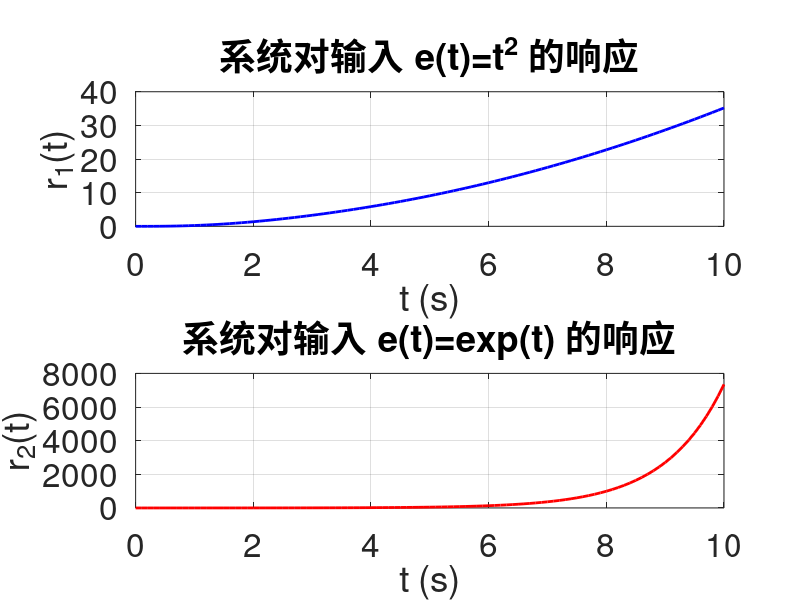

MATLAB code for this plot:
clear;
close all;
clc;


% ex03_04.m  |  例3.4 · lsim 特解  |  AI 生成，已校验，R2023b
% 系统微分方程: r''(t) + 2r'(t) + 3r(t) = e'(t) + e(t)
% 传递函数: H(s) = (s+1) / (s^2 + 2s + 3)

num = [1 1];          % 分子系数：s + 1
den = [1 2 3];        % 分母系数：s^2 + 2s + 3
sys = tf(num, den);   % 建立传递函数模型

t = 0:0.1:10;         % 时间向量 0~10秒，步长0.1

% 输入1: e(t) = t^2
e1 = t.^2;
r1 = lsim(sys, e1, t);  % 零初始条件响应

% 输入2: e(t) = exp(t)
e2 = exp(t);
r2 = lsim(sys, e2, t);

% 绘图：两个纵向子图
figure('Position', [100, 100, 900, 700]);  % 画布高度350*2=700

subplot(2,1,1);
plot(t, r1, 'b-', 'LineWidth', 2);
xlabel('t (s)');
ylabel('r_1(t)');
title('系统对输入 e(t)=t^2 的响应');
grid on;
set(gca, 'FontSize', 24);

subplot(2,1,2);
plot(t, r2, 'r-', 'LineWidth', 2);
xlabel('t (s)');
ylabel('r_2(t)');
title('系统对输入 e(t)=exp(t) 的响应');
grid on;
set(gca, 'FontSize', 24);
